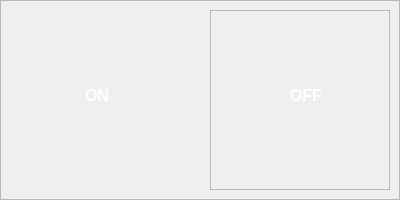
<?xml version="1.0" encoding="UTF-8"?>
<ui version="4.0">
 <class>SwitcherButton</class>
 <widget class="QFrame" name="SwitcherButton">
  <property name="geometry">
   <rect>
    <x>0</x>
    <y>0</y>
    <width>400</width>
    <height>200</height>
   </rect>
  </property>
  <property name="sizePolicy">
   <sizepolicy hsizetype="Fixed" vsizetype="Fixed">
    <horstretch>0</horstretch>
    <verstretch>0</verstretch>
   </sizepolicy>
  </property>
  <property name="minimumSize">
   <size>
    <width>120</width>
    <height>60</height>
   </size>
  </property>
  <property name="windowTitle">
   <string/>
  </property>
  <property name="styleSheet">
   <string notr="true"/>
  </property>
  <property name="frameShape">
   <enum>QFrame::StyledPanel</enum>
  </property>
  <property name="frameShadow">
   <enum>QFrame::Plain</enum>
  </property>
  <widget class="QFrame" name="switcher">
   <property name="geometry">
    <rect>
     <x>210</x>
     <y>10</y>
     <width>180</width>
     <height>180</height>
    </rect>
   </property>
   <property name="sizePolicy">
    <sizepolicy hsizetype="Preferred" vsizetype="Preferred">
     <horstretch>0</horstretch>
     <verstretch>0</verstretch>
    </sizepolicy>
   </property>
   <property name="minimumSize">
    <size>
     <width>0</width>
     <height>0</height>
    </size>
   </property>
   <property name="maximumSize">
    <size>
     <width>16777215</width>
     <height>16777215</height>
    </size>
   </property>
   <property name="styleSheet">
    <string notr="true"/>
   </property>
   <property name="frameShape">
    <enum>QFrame::StyledPanel</enum>
   </property>
   <property name="frameShadow">
    <enum>QFrame::Raised</enum>
   </property>
  </widget>
  <widget class="QLabel" name="lblOff">
   <property name="geometry">
    <rect>
     <x>285</x>
     <y>80</y>
     <width>40</width>
     <height>30</height>
    </rect>
   </property>
   <property name="palette">
    <palette>
     <active>
      <colorrole role="WindowText">
       <brush brushstyle="SolidPattern">
        <color alpha="255">
         <red>255</red>
         <green>255</green>
         <blue>255</blue>
        </color>
       </brush>
      </colorrole>
      <colorrole role="Button">
       <brush brushstyle="SolidPattern">
        <color alpha="255">
         <red>0</red>
         <green>128</green>
         <blue>0</blue>
        </color>
       </brush>
      </colorrole>
      <colorrole role="Base">
       <brush brushstyle="SolidPattern">
        <color alpha="255">
         <red>0</red>
         <green>128</green>
         <blue>0</blue>
        </color>
       </brush>
      </colorrole>
      <colorrole role="Window">
       <brush brushstyle="SolidPattern">
        <color alpha="255">
         <red>0</red>
         <green>128</green>
         <blue>0</blue>
        </color>
       </brush>
      </colorrole>
     </active>
     <inactive>
      <colorrole role="WindowText">
       <brush brushstyle="SolidPattern">
        <color alpha="255">
         <red>255</red>
         <green>255</green>
         <blue>255</blue>
        </color>
       </brush>
      </colorrole>
      <colorrole role="Button">
       <brush brushstyle="SolidPattern">
        <color alpha="255">
         <red>0</red>
         <green>128</green>
         <blue>0</blue>
        </color>
       </brush>
      </colorrole>
      <colorrole role="Base">
       <brush brushstyle="SolidPattern">
        <color alpha="255">
         <red>0</red>
         <green>128</green>
         <blue>0</blue>
        </color>
       </brush>
      </colorrole>
      <colorrole role="Window">
       <brush brushstyle="SolidPattern">
        <color alpha="255">
         <red>0</red>
         <green>128</green>
         <blue>0</blue>
        </color>
       </brush>
      </colorrole>
     </inactive>
     <disabled>
      <colorrole role="WindowText">
       <brush brushstyle="SolidPattern">
        <color alpha="255">
         <red>120</red>
         <green>120</green>
         <blue>120</blue>
        </color>
       </brush>
      </colorrole>
      <colorrole role="Button">
       <brush brushstyle="SolidPattern">
        <color alpha="255">
         <red>0</red>
         <green>128</green>
         <blue>0</blue>
        </color>
       </brush>
      </colorrole>
      <colorrole role="Base">
       <brush brushstyle="SolidPattern">
        <color alpha="255">
         <red>0</red>
         <green>128</green>
         <blue>0</blue>
        </color>
       </brush>
      </colorrole>
      <colorrole role="Window">
       <brush brushstyle="SolidPattern">
        <color alpha="255">
         <red>0</red>
         <green>128</green>
         <blue>0</blue>
        </color>
       </brush>
      </colorrole>
     </disabled>
    </palette>
   </property>
   <property name="font">
    <font>
     <pointsize>12</pointsize>
     <weight>75</weight>
     <bold>true</bold>
    </font>
   </property>
   <property name="styleSheet">
    <string notr="true">QLabel
{
border: 1px solid transparent; 
}</string>
   </property>
   <property name="lineWidth">
    <number>1</number>
   </property>
   <property name="text">
    <string>OFF</string>
   </property>
   <property name="scaledContents">
    <bool>true</bool>
   </property>
  </widget>
  <widget class="QLabel" name="lblOn">
   <property name="geometry">
    <rect>
     <x>80</x>
     <y>80</y>
     <width>40</width>
     <height>30</height>
    </rect>
   </property>
   <property name="palette">
    <palette>
     <active>
      <colorrole role="WindowText">
       <brush brushstyle="SolidPattern">
        <color alpha="255">
         <red>255</red>
         <green>255</green>
         <blue>255</blue>
        </color>
       </brush>
      </colorrole>
      <colorrole role="Button">
       <brush brushstyle="SolidPattern">
        <color alpha="255">
         <red>0</red>
         <green>128</green>
         <blue>0</blue>
        </color>
       </brush>
      </colorrole>
      <colorrole role="Base">
       <brush brushstyle="SolidPattern">
        <color alpha="255">
         <red>0</red>
         <green>128</green>
         <blue>0</blue>
        </color>
       </brush>
      </colorrole>
      <colorrole role="Window">
       <brush brushstyle="SolidPattern">
        <color alpha="255">
         <red>0</red>
         <green>128</green>
         <blue>0</blue>
        </color>
       </brush>
      </colorrole>
     </active>
     <inactive>
      <colorrole role="WindowText">
       <brush brushstyle="SolidPattern">
        <color alpha="255">
         <red>255</red>
         <green>255</green>
         <blue>255</blue>
        </color>
       </brush>
      </colorrole>
      <colorrole role="Button">
       <brush brushstyle="SolidPattern">
        <color alpha="255">
         <red>0</red>
         <green>128</green>
         <blue>0</blue>
        </color>
       </brush>
      </colorrole>
      <colorrole role="Base">
       <brush brushstyle="SolidPattern">
        <color alpha="255">
         <red>0</red>
         <green>128</green>
         <blue>0</blue>
        </color>
       </brush>
      </colorrole>
      <colorrole role="Window">
       <brush brushstyle="SolidPattern">
        <color alpha="255">
         <red>0</red>
         <green>128</green>
         <blue>0</blue>
        </color>
       </brush>
      </colorrole>
     </inactive>
     <disabled>
      <colorrole role="WindowText">
       <brush brushstyle="SolidPattern">
        <color alpha="255">
         <red>120</red>
         <green>120</green>
         <blue>120</blue>
        </color>
       </brush>
      </colorrole>
      <colorrole role="Button">
       <brush brushstyle="SolidPattern">
        <color alpha="255">
         <red>0</red>
         <green>128</green>
         <blue>0</blue>
        </color>
       </brush>
      </colorrole>
      <colorrole role="Base">
       <brush brushstyle="SolidPattern">
        <color alpha="255">
         <red>0</red>
         <green>128</green>
         <blue>0</blue>
        </color>
       </brush>
      </colorrole>
      <colorrole role="Window">
       <brush brushstyle="SolidPattern">
        <color alpha="255">
         <red>0</red>
         <green>128</green>
         <blue>0</blue>
        </color>
       </brush>
      </colorrole>
     </disabled>
    </palette>
   </property>
   <property name="font">
    <font>
     <pointsize>12</pointsize>
     <weight>75</weight>
     <bold>true</bold>
    </font>
   </property>
   <property name="styleSheet">
    <string notr="true">QLabel
{
border: 1px solid transparent; 
}</string>
   </property>
   <property name="lineWidth">
    <number>1</number>
   </property>
   <property name="text">
    <string>ON</string>
   </property>
   <property name="scaledContents">
    <bool>true</bool>
   </property>
  </widget>
  <zorder>lblOff</zorder>
  <zorder>lblOn</zorder>
  <zorder>switcher</zorder>
 </widget>
 <resources/>
 <connections/>
</ui>
